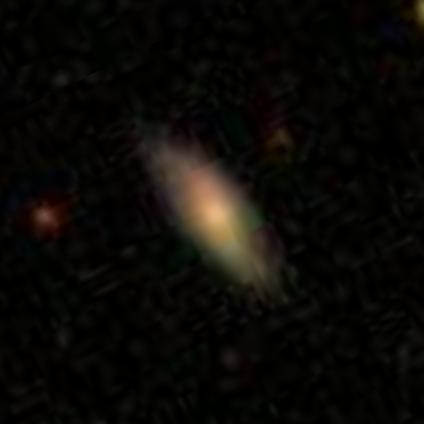
#> input picture report/images/100023.jpg, 424 x 424 px; its folder holds only this picture in this run
$ python -i data_processing.py   (imports and definitions only)
#> lines starting #> are read from the running program, lines starting #| are printed output that depends on the picture
import random
from os import listdir
from os.path import isfile, join

import numpy as np
from skimage import io
from skimage.transform import rescale
from skimage.transform import rotate

from tools.config import data_dir, labels_df

"""
Contains data processing classes:
    image_augmenter
    image_data

Dependencies:
    tools.config
"""


# noinspection PyMethodMayBeStatic,SpellCheckingInspection
class image_augmenter:
    """
    A class used to agument images.
    Contains methods for cropping, rotating, downscaling, and alligning.

    Contains some high level augmentations that carry out an ordered set of augmentations:
    Higher level augmentation methods:
        augment()   -> a list of 16 augments of one input image
        reduce()    -> a single image, that equates to the image at index 0, which augment() returns

    """

    def crop_image(self, image, cropped_size=208):

        image_size = np.shape(image)[0]

        if cropped_size > image_size:
            raise Exception("cropped_size cannot be greater than the image size")

        crop_amount = round((image_size - cropped_size) / 2)
        return image[crop_amount:-crop_amount, crop_amount:-crop_amount]

    def downscale(self, image, ds_scale=1 / 3):
        return rescale(image, ds_scale)

    def rotate__image_45(self, image):
        return rotate(image, 45)

    def allign_1(self, image):
        return rotate(image, 90)

    def allign_2(self, image):
        return rotate(image, 270)

    def allign_3(self, image):
        return rotate(image, 180)

    def flip_horz(self, image):
        return image[:, ::-1]

    def get_top_left(self, image):
        return image[:45, :45]

    def get_top_right(self, image):
        return image[:45, 24:]

    def get_bottom_left(self, image):
        return image[24:, :45]

    def get_bottom_right(self, image):
        return image[24:, 24:]

    def rotation_segment(self, image):
        return [image, self.rotate__image_45(image)]

    def flipping_segment(self, images_list):
        return images_list + [self.flip_horz(image) for image in images_list]

    def crop_segment(self, images_list):
        return (self.crop_image(image) for image in images_list)

    def downscale_segment(self, images_list):
        return (self.downscale(image) for image in images_list)

    def get_all_corners(self, images_list):
        list_of_corners = []
        for image in images_list:
            list_of_corners.append(
                self.get_top_left(image))

            list_of_corners.append(
                self.allign_1(
                    self.get_top_right(image)))

            list_of_corners.append(
                self.allign_2(
                    self.get_bottom_left(image)))

            list_of_corners.append(
                self.allign_3(
                    self.get_bottom_right(image)))

        return list_of_corners

    def augment(self, image):
        ROTATED = self.rotation_segment(image)
        FLIPPED = self.flipping_segment(ROTATED)
        CROPPED = self.crop_segment(FLIPPED)
        DOWNSCALED = self.downscale_segment(CROPPED)
        CORNERS = self.get_all_corners(DOWNSCALED)
        return CORNERS

    # [5 lines left out: function reduce, not called in this run]


class image_data:
    """
    A class used to load and process image data.

    __init__:
        dir_name    - directory name (string)
        type        - if "TEST", does not load labels (test labels do not exist)
        augments    - "REDUCE":
                        runs reduce() in image_augmenter
                      "CONCAT":
                        runs augment() in image_augmenter
                      "SELECT_ONE"
                        runs augment() in image_augmenter, and selects a random image from the 16 returned

    """

    # [9 lines left out: function __init__, not called in this run]
        # print(dir_name, "read", "- Init Complete")

    def shuffle(self):
        random.shuffle(self.file_names)
        # print("Shuffle - Complete\n")

    # [8 lines left out: function get_image_labels, not called in this run]

    def reset(self):
        random.shuffle(self.file_names)
        self._cursor = 0

    # [33 lines left out: function next_batch, not called in this run]

    def _load_image(self, filename):
        return io.imread(join(self.directory, filename)) / 255

>>> import cv2
>>> picture = cv2.imread('../report/images/100023.jpg', cv2.IMREAD_GRAYSCALE)
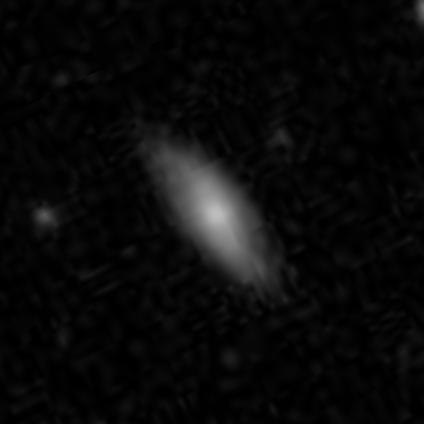
#> picture: shape (424, 424); min 0, max 189, mean 10
>>> result = image_augmenter().augment(picture)
#> in rotate__image_45, `return rotate(image, 45)`:
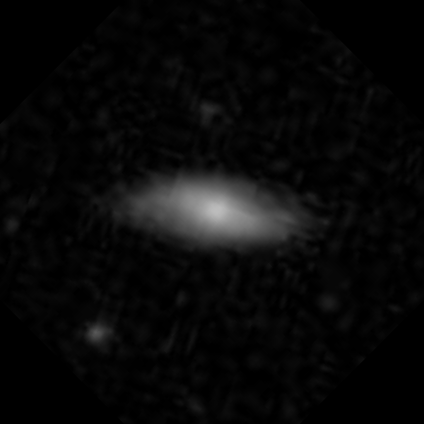
#> returned value: shape (424, 424) float64; min 0, max 0.74, mean 0.0358
#> in augment, `ROTATED = self.rotation_segment(image)`: ROTATED = 2 items
#> in flip_horz, `return image[:, ::-1]`:
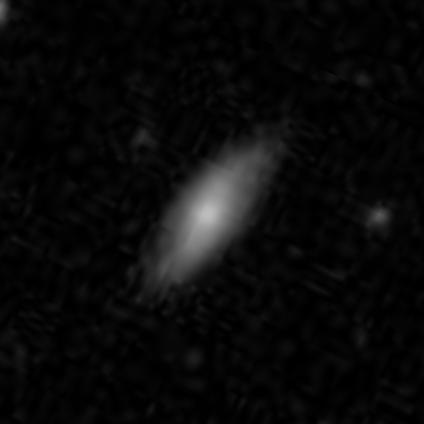
#> returned value: shape (424, 424); min 0, max 189, mean 10
#> in flip_horz (call 2), `return image[:, ::-1]`:
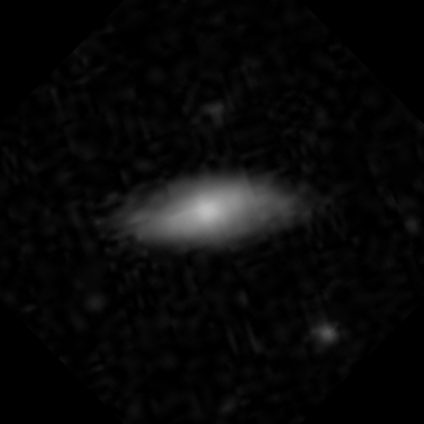
#> returned value: shape (424, 424) float64; min 0, max 0.74, mean 0.0358
#> in augment, `FLIPPED = self.flipping_segment(ROTATED)`: FLIPPED = 4 items
#> after the loop in get_all_corners, `for image in images_list:`: list_of_corners = 16 items
#> result = 16 items

$ run again, on report/images/100134.jpg
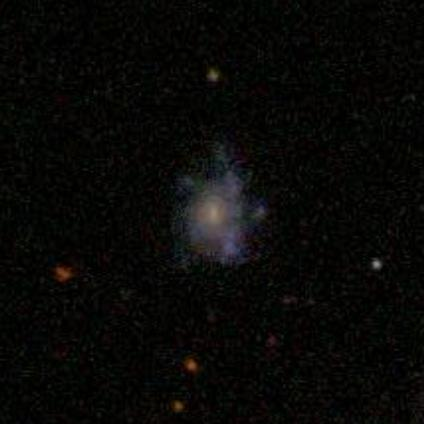
#> input picture report/images/100134.jpg, 424 x 424 px
#> in rotate__image_45, `return rotate(image, 45)`:
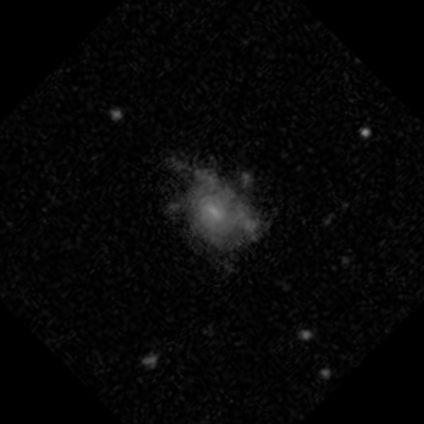
#> returned value: shape (424, 424) float64; min 0, max 0.545, mean 0.028
#> ROTATED = 2 items
#> in flip_horz (call 2), `return image[:, ::-1]`:
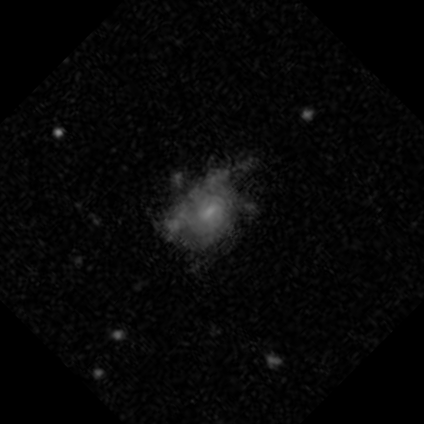
#> returned value: shape (424, 424) float64; min 0, max 0.545, mean 0.028
#> FLIPPED = 4 items
#> after the loop in get_all_corners, `for image in images_list:`: list_of_corners = 16 items

$ run again, on report/images/100263.jpg
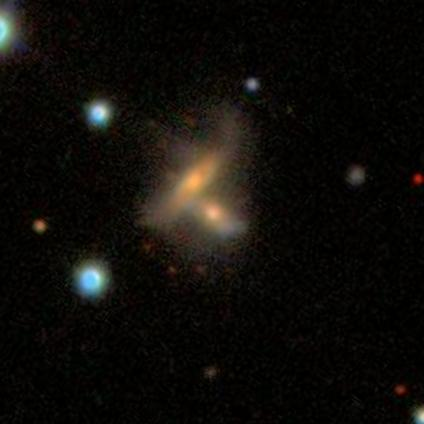
#> input picture report/images/100263.jpg, 424 x 424 px
#> in rotate__image_45, `return rotate(image, 45)`:
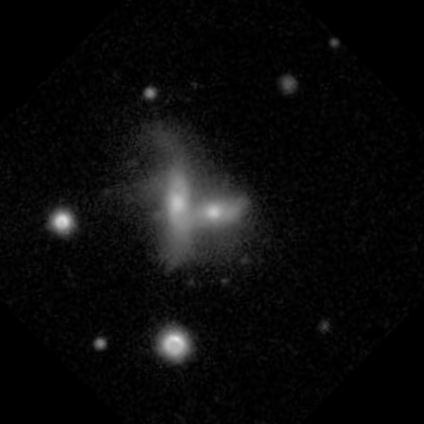
#> returned value: shape (424, 424) float64; min 0, max 0.89, mean 0.0447
#> ROTATED = 2 items
#> in flip_horz (call 2), `return image[:, ::-1]`:
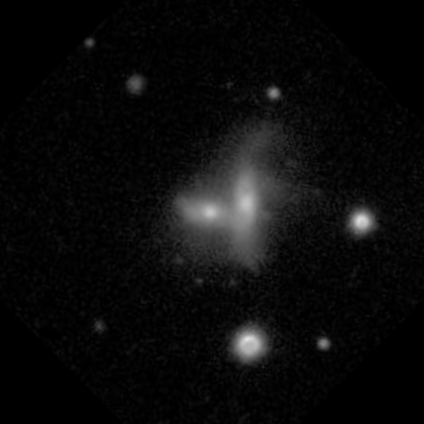
#> returned value: shape (424, 424) float64; min 0, max 0.89, mean 0.0447
#> FLIPPED = 4 items
#> after the loop in get_all_corners, `for image in images_list:`: list_of_corners = 16 items

$ run again, on report/images/100765.jpg
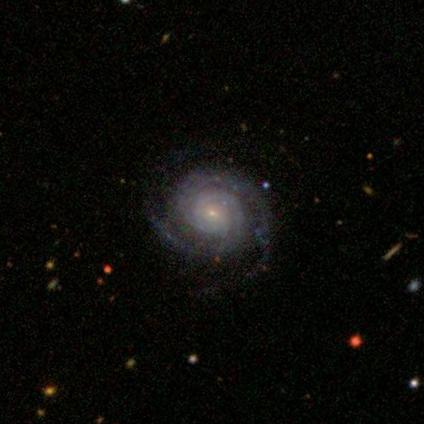
#> input picture report/images/100765.jpg, 424 x 424 px
#> in rotate__image_45, `return rotate(image, 45)`:
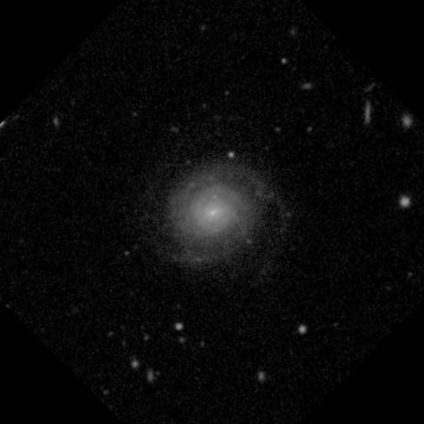
#> returned value: shape (424, 424) float64; min 0, max 0.742, mean 0.0374
#> ROTATED = 2 items
#> in flip_horz (call 2), `return image[:, ::-1]`:
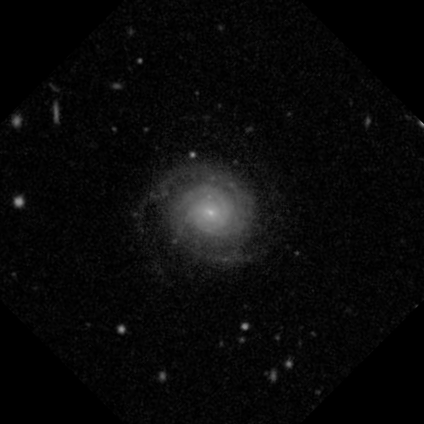
#> returned value: shape (424, 424) float64; min 0, max 0.742, mean 0.0374
#> FLIPPED = 4 items
#> after the loop in get_all_corners, `for image in images_list:`: list_of_corners = 16 items
